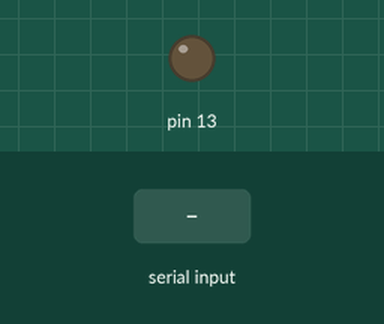
This sketch was run on a simulated Arduino Uno, built with avr-gcc and run on an emulated ATmega328P. Parts: output pins drawn as LEDs (lit = HIGH). The test bench sets the inputs (shaded band).

Above: at 1.2 s.
1.3 s: "1" received over Serial
At 2.5 s:
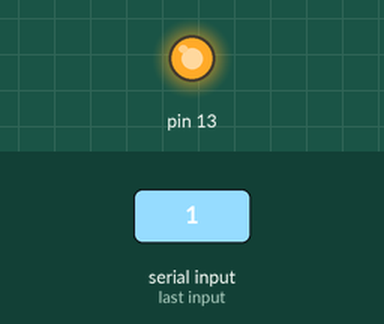
2.8 s: "0" received over Serial
At 3.9 s:
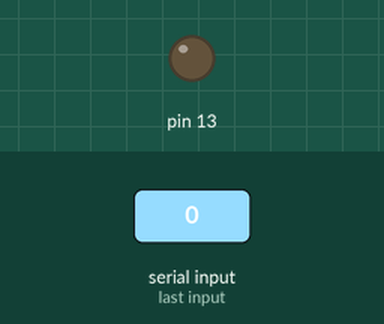
Timing chart, 0 to 5.8 s (numbered marks = the images above; inputs shaded):
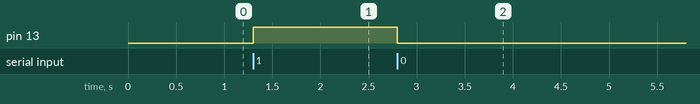

The sketch:

simpleblink.ino
```cpp
void setup() {
	Serial.begin(9600); //아두이노가 시리얼 통신을 사용하도록 만듦(송신부 수신부 보드레이트 일치)
	pinMode(13, OUTPUT);
}

void loop() {
	if(Serial.available()){
		byte b = Serial.read(); // keyboard에서 들어오는 신호 읽어서 실수형 변수 b에 저장
			if(b == '1') digitalWrite(13, HIGH);
			if(b == '0') digitalWrite(13, LOW);
	}
}
```

Measured:
- after the input at 1.3 s, pin 13: LOW → HIGH at once
- after the input at 2.8 s, pin 13: HIGH → LOW at once
